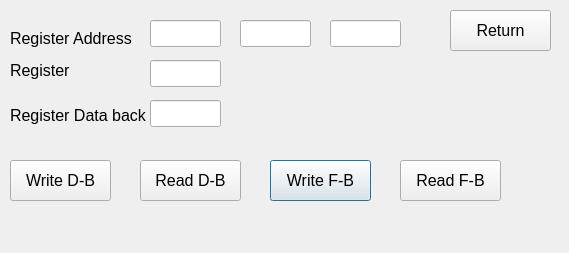
<?xml version="1.0" encoding="UTF-8"?>
<ui version="4.0">
 <class>RegRW</class>
 <widget class="QDialog" name="RegRW">
  <property name="geometry">
   <rect>
    <x>0</x>
    <y>0</y>
    <width>569</width>
    <height>253</height>
   </rect>
  </property>
  <property name="windowTitle">
   <string>EngineerConcole</string>
  </property>
  <widget class="QPushButton" name="write_Mul">
   <property name="geometry">
    <rect>
     <x>270</x>
     <y>160</y>
     <width>101</width>
     <height>41</height>
    </rect>
   </property>
   <property name="font">
    <font>
     <pointsize>12</pointsize>
    </font>
   </property>
   <property name="text">
    <string>Write F-B</string>
   </property>
  </widget>
  <widget class="QLabel" name="label_3">
   <property name="geometry">
    <rect>
     <x>10</x>
     <y>100</y>
     <width>141</width>
     <height>31</height>
    </rect>
   </property>
   <property name="font">
    <font>
     <pointsize>12</pointsize>
    </font>
   </property>
   <property name="text">
    <string>Register Data back</string>
   </property>
  </widget>
  <widget class="mylineedit" name="addr1">
   <property name="geometry">
    <rect>
     <x>150</x>
     <y>20</y>
     <width>71</width>
     <height>27</height>
    </rect>
   </property>
  </widget>
  <widget class="mylineedit" name="writedata">
   <property name="geometry">
    <rect>
     <x>150</x>
     <y>60</y>
     <width>71</width>
     <height>27</height>
    </rect>
   </property>
  </widget>
  <widget class="QPushButton" name="reg_return">
   <property name="geometry">
    <rect>
     <x>450</x>
     <y>10</y>
     <width>101</width>
     <height>41</height>
    </rect>
   </property>
   <property name="font">
    <font>
     <pointsize>12</pointsize>
    </font>
   </property>
   <property name="text">
    <string>Return</string>
   </property>
  </widget>
  <widget class="QPushButton" name="read_Mul">
   <property name="geometry">
    <rect>
     <x>400</x>
     <y>160</y>
     <width>101</width>
     <height>41</height>
    </rect>
   </property>
   <property name="font">
    <font>
     <pointsize>12</pointsize>
    </font>
   </property>
   <property name="text">
    <string>Read F-B</string>
   </property>
  </widget>
  <widget class="QLabel" name="label">
   <property name="geometry">
    <rect>
     <x>10</x>
     <y>30</y>
     <width>131</width>
     <height>17</height>
    </rect>
   </property>
   <property name="font">
    <font>
     <pointsize>12</pointsize>
    </font>
   </property>
   <property name="text">
    <string>Register Address</string>
   </property>
  </widget>
  <widget class="mylineedit" name="returndata">
   <property name="geometry">
    <rect>
     <x>150</x>
     <y>100</y>
     <width>71</width>
     <height>27</height>
    </rect>
   </property>
   <property name="readOnly">
    <bool>true</bool>
   </property>
  </widget>
  <widget class="QPushButton" name="read">
   <property name="geometry">
    <rect>
     <x>140</x>
     <y>160</y>
     <width>101</width>
     <height>41</height>
    </rect>
   </property>
   <property name="font">
    <font>
     <pointsize>12</pointsize>
    </font>
   </property>
   <property name="text">
    <string>Read D-B</string>
   </property>
  </widget>
  <widget class="QLabel" name="label_2">
   <property name="geometry">
    <rect>
     <x>10</x>
     <y>60</y>
     <width>66</width>
     <height>21</height>
    </rect>
   </property>
   <property name="font">
    <font>
     <pointsize>12</pointsize>
    </font>
   </property>
   <property name="text">
    <string>Register</string>
   </property>
  </widget>
  <widget class="QPushButton" name="write">
   <property name="geometry">
    <rect>
     <x>10</x>
     <y>160</y>
     <width>101</width>
     <height>41</height>
    </rect>
   </property>
   <property name="font">
    <font>
     <pointsize>12</pointsize>
    </font>
   </property>
   <property name="text">
    <string>Write D-B</string>
   </property>
  </widget>
  <widget class="mylineedit" name="addr2">
   <property name="geometry">
    <rect>
     <x>240</x>
     <y>20</y>
     <width>71</width>
     <height>27</height>
    </rect>
   </property>
  </widget>
  <widget class="mylineedit" name="addr3">
   <property name="geometry">
    <rect>
     <x>330</x>
     <y>20</y>
     <width>71</width>
     <height>27</height>
    </rect>
   </property>
  </widget>
 </widget>
 <customwidgets>
  <customwidget>
   <class>mylineedit</class>
   <extends>QLineEdit</extends>
   <header location="global">mylineedit.h</header>
  </customwidget>
 </customwidgets>
 <resources/>
 <connections/>
</ui>
